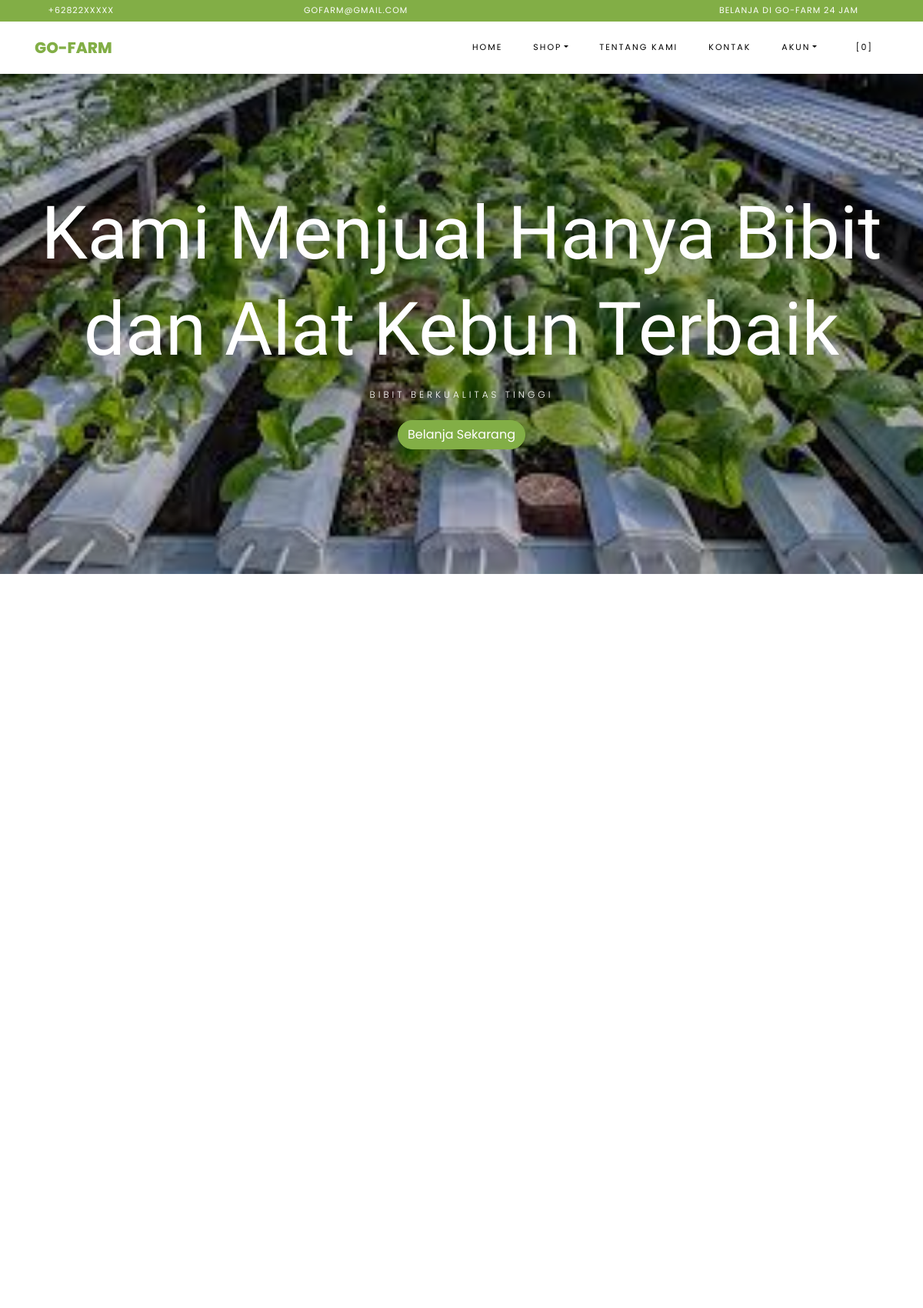
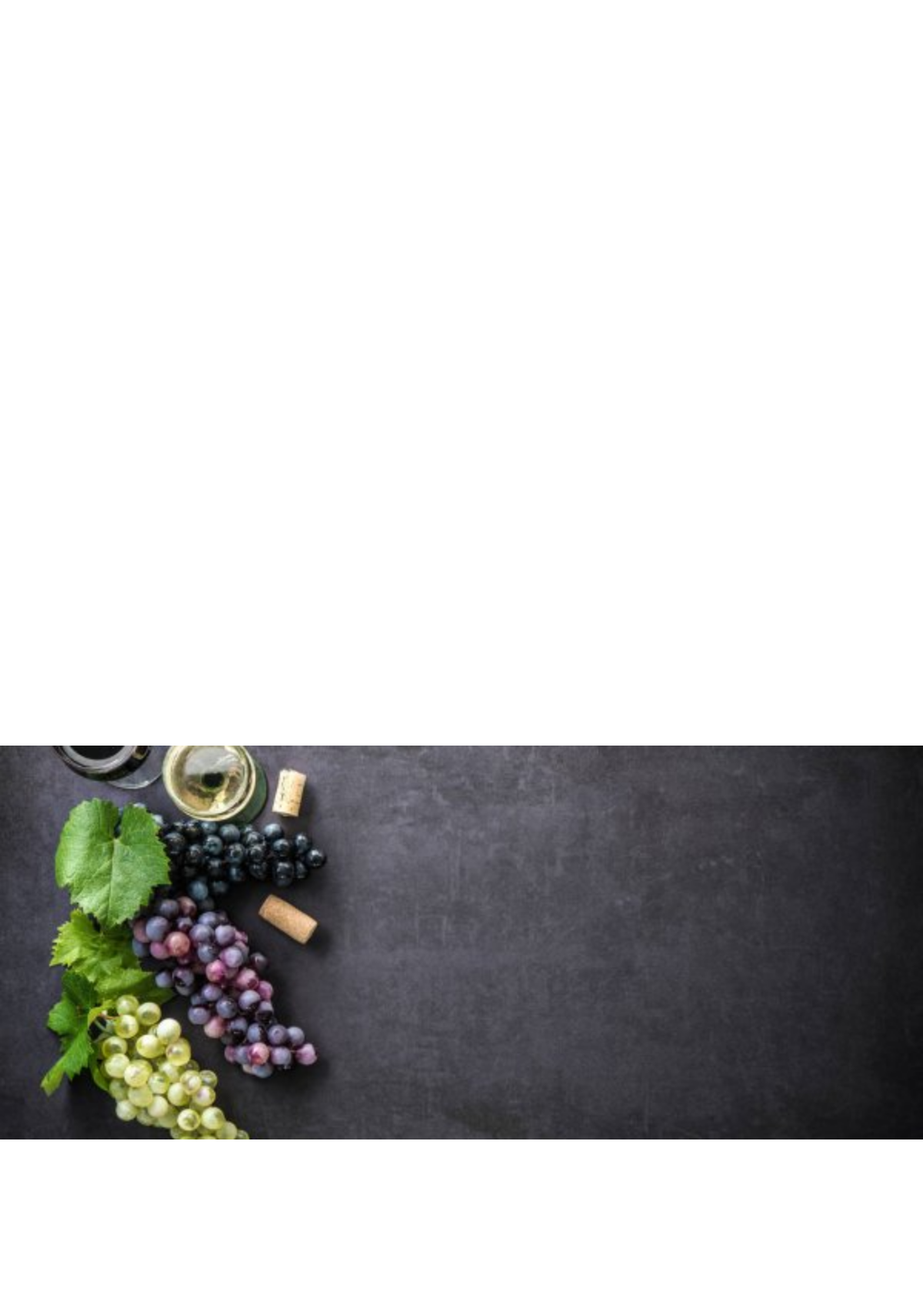
The page / (upper part) on the database its author committed (2 pictures, top to bottom).
### tables this page shows
CREATE TABLE `settings` (
  `id` int(10) NOT NULL,
  `key` varchar(32) NOT NULL,
  `content` text NOT NULL
);

### application/helpers/themes_helper.php (called while the page is built, shortened)
<?php
if ( ! function_exists('get_theme_name'))
{
    function get_theme_name() {
        $current_theme = get_settings('current_theme_name');
        return ($current_theme) ? $current_theme : false;
    }
}
if ( ! function_exists('get_template_part'))
{
    function get_template_part($file_name = null, $params = array()) {
        if ($file_name !== '') {
            $current_theme = get_theme_name();
            if ( file_exists($file_location = VIEWPATH .'themes/'. $current_theme .'/'. $file_name .'.php')) {
                $CI =& get_instance();
                $CI->load->view('themes/'. $current_theme .'/'. $file_name, $params);
            }
            else {
                echo '<div>Kesalahan: berkas tema <b>'. $file_name .'.php</b> tidak ditemukan.<br>Lokasi berkas: <b>'. $file_location .'</b></div>';
            }
        }
    }
}
if ( ! function_exists('get_header'))
{
    function get_header($params = null, $section = '', $current_section = '') {
        $load_params = array();
        if ( is_null($params)) {
            $load_params['title'] = get_settings('site_name');
        }
        else if ( is_string($params)) {
            $load_params['title'] = $params;
        }
        else if ( is_array($params)) {
            $load_params = $params;
        }
        else {
            $load_params['title'] = get_settings('site_name');
        }
        $load_params['sidebar_section'] = $section;
        $load_params['current_section'] = $current_section;
        get_template_part('header', $load_params);
    }
}
if ( ! function_exists('get_theme_uri'))
{
    function get_theme_uri($file_name = null, $theme_name = NULL)
    {
        $theme_name = ($theme_name == NULL) ? get_theme_name() : $theme_name;
        return is_null($file_name) ? base_url('assets/themes/'. $theme_name .'/') : base_url('assets/themes/'. $theme_name .'/'. $file_name) ;
    }
}

### application/controllers/Home.php (called while the page is built, shortened)
<?php
class Home extends CI_Controller {
    public function index() {
        $params['title'] = 'Selamat Datang di Go-Farm';
        $products['products'] = $this->product->get_all_products();
        $products['best_deal'] = $this->product->best_deal_product();
        $products['reviews'] = $this->review->get_all_reviews();
        get_header($params);
        get_template_part('home', $products);
    }
}

### index.php (called while the page is built, shortened)
<?php
require_once BASEPATH.'core/CodeIgniter.php';

### application/helpers/global_helper.php (called while the page is built, shortened)
<?php
if (!function_exists('get_settings')) {
    function get_settings($key = '')
    {
        $CI = &get_instance();
        $row = $CI->db
            ->select('content')
            ->where('key', $key)
            ->get('settings')
            ->row();
        return $row->content;
    }
}
if (!function_exists('get_store_name')) {
    function get_store_name()
    {
        return get_settings('store_name');
    }
}

### application/helpers/session_helper.php (called while the page is built, shortened)
<?php
if (!function_exists('init')) {
    function init()
    {
        $CI = &get_instance();
        return $CI;
    }
}
if (!function_exists('session_data')) {
    function session_data()
    {
        $CI = init();
        $read_session_in_cookie = get_cookie('__ACTIVE_SESSION_DATA');
        $read_session_in_session = $CI->session->userdata('__ACTIVE_SESSION_DATA');
        if ($read_session_in_cookie) {
            $read_data = $CI->encryption->decrypt($read_session_in_cookie);
            $read_data = json_decode($read_data);
            return $read_data;
        } else if ($read_session_in_session) {
            $read_data = $CI->encryption->decrypt($read_session_in_session);
            $read_data = json_decode($read_data);
            return $read_data;
        } else {
            $default_session = new stdClass();
            $default_session->is_login = FALSE;
            $default_session->user_id = 0;
            $default_session->login_at = 0;
            $default_session->remember_me = FALSE;
            return $default_session;
        }
    }
}

### application/views/themes/vegefoods/home.php (the view, shortened to what this page needs)
<section id="home-section" class="hero">
    <div class="home-slider owl-carousel">
    <div class="slider-item" style="background-image: url(<?php echo get_theme_uri('images/bg_1.jpg'); ?>);">
        <div class="overlay"></div>
      <div class="container">
        <div class="row slider-text justify-content-center align-items-center" data-scrollax-parent="true">
          <div class="col-md-12 ftco-animate text-center">
            <h1 class="mb-2">Kami Menjual Hanya Bibit dan Alat Kebun Terbaik</h1>
            <h2 class="subheading mb-4">Bibit Berkualitas Tinggi</h2>
            <p><a href="#products" class="btn btn-primary">Belanja Sekarang</a></p>
          </div>
        </div>
      </div>
    </div>
  </div>
</section>
<section class="ftco-section" id="products">
      <div class="container">
          <div class="row no-gutters ftco-services">
  </div>
      </div>
  </section>
  <section class="ftco-section">
  <div class="container">
          <div class="row justify-content-center mb-3 pb-3">
  </div>
  </div>
  <div class="container">
      <div class="row">
      </div>
  </div>
</section>
  <section class="ftco-section img" style="background-image: url(<?php echo get_theme_uri('images/bg_3.jpg'); ?>);">
  <div class="container">
          <div class="row justify-content-end">
  </div>
  </div>
</section>
<section class="ftco-section testimony-section">
    <div class="container">
      <div class="row justify-content-center mb-5 pb-3">
      </div>
    </div>
  </section>

### application/views/themes/vegefoods/header.php (shortened to what this page needs)
?><!DOCTYPE html>
<html lang="en">
  <head>
    <link rel="stylesheet" href="<?php echo get_theme_uri('css/open-iconic-bootstrap.min.css'); ?>">
    <link rel="stylesheet" href="<?php echo get_theme_uri('css/animate.css'); ?>">
    <link rel="stylesheet" href="<?php echo get_theme_uri('css/owl.carousel.min.css'); ?>">
    <link rel="stylesheet" href="<?php echo get_theme_uri('css/owl.theme.default.min.css'); ?>">
    <link rel="stylesheet" href="<?php echo get_theme_uri('css/magnific-popup.css'); ?>">
    <link rel="stylesheet" href="<?php echo get_theme_uri('css/aos.css'); ?>">
	<link rel="stylesheet" href="<?php echo get_theme_uri('css/ionicons.min.css'); ?>">
	<link rel="stylesheet" href="<?php echo get_theme_uri('js/plugins/@fortawesome/fontawesome-free/css/all.min.css', 'argon'); ?>">
    <link rel="stylesheet" href="<?php echo get_theme_uri('css/bootstrap-datepicker.css'); ?>">
    <link rel="stylesheet" href="<?php echo get_theme_uri('css/jquery.timepicker.css'); ?>">
    <link rel="stylesheet" href="<?php echo get_theme_uri('css/flaticon.css'); ?>">
    <link rel="stylesheet" href="<?php echo get_theme_uri('css/icomoon.css'); ?>">
	<link rel="stylesheet" href="<?php echo get_theme_uri('css/style.css'); ?>">
	<link rel="stylesheet" href="<?php echo base_url('assets/plugins/toastr/toastr.min.css'); ?>">
  </head>
  <body class="goto-here">
		<div class="py-1 bg-primary">
    	<div class="container">
    		<div class="row no-gutters d-flex align-items-start align-items-center px-md-0">
	    		<div class="col-lg-12 d-block">
		    		<div class="row d-flex">
		    			<div class="col-md pr-4 d-flex topper align-items-center">
					    	<div class="icon mr-2 d-flex justify-content-center align-items-center"><span class="icon-phone2"></span></div>
						    <span class="text"><?php echo get_settings('store_phone_number'); ?></span>
					    </div>
					    <div class="col-md pr-4 d-flex topper align-items-center">
					    	<div class="icon mr-2 d-flex justify-content-center align-items-center"><span class="icon-paper-plane"></span></div>
						    <span class="text"><?php echo get_settings('store_email'); ?></span>
					    </div>
					    <div class="col-md-5 pr-4 d-flex topper align-items-center text-lg-right">
						    <span class="text"><?php echo get_settings('store_tagline'); ?></span>
					    </div>
				    </div>
			    </div>
		    </div>
		  </div>
    </div>
    <nav class="navbar navbar-expand-lg navbar-dark ftco_navbar bg-dark ftco-navbar-light" id="ftco-navbar">
	    <div class="container">
	      <a class="navbar-brand" href="<?php echo base_url(); ?>"><?php echo get_store_name(); ?></a>
	      <div class="collapse navbar-collapse" id="ftco-nav">
	        <ul class="navbar-nav ml-auto">
	          <li class="nav-item active"><a href="<?php echo base_url(); ?>" class="nav-link">Home</a></li>
	          <li class="nav-item dropdown">
              <a class="nav-link dropdown-toggle" href="#" id="dropdown04" data-toggle="dropdown" aria-haspopup="true" aria-expanded="false">Shop</a>
            </li>
	          <li class="nav-item"><a href="<?php echo site_url('pages/about'); ?>" class="nav-link">Tentang Kami</a></li>
              <li class="nav-item"><a href="<?php echo site_url('pages/contact'); ?>" class="nav-link">Kontak</a></li>
              <li class="nav-item dropdown">
              <a class="nav-link dropdown-toggle" href="#" id="dropdown05" data-toggle="dropdown" aria-haspopup="true" aria-expanded="false">Akun</a>
            </li>
	          <li class="nav-item cta cta-colored"><a href="<?php echo site_url('shop/cart'); ?>" class="nav-link"><span class="icon-shopping_cart"></span>[<span class="cart-item-total">0</span>]</a></li>
	        </ul>
	      </div>
	    </div>
	  </nav>

### assets/themes/vegefoods/css/icomoon.css (style rules this page uses)
[class^="icon-"], [class*=" icon-"] { font-family: 'icomoon' !important; speak: none; font-style: normal; font-weight: normal; font-variant: normal; text-transform: none; line-height: 1; -webkit-font-smoothing: antialiased; -moz-osx-font-smoothing: grayscale; }
.icon-paper-plane:before { content: "\f1d8"; }
.icon-phone2:before { content: "\e0cd"; }
.icon-shopping_cart:before { content: "\e8cc"; }

### rows shown on the page
settings: content "+62822XXXXX"
settings: content "GOFARM@GMAIL.COM"
settings: content "BELANJA DI GO-FARM 24 JAM"
settings: content "GO-FARM"
settings: content (picture)
